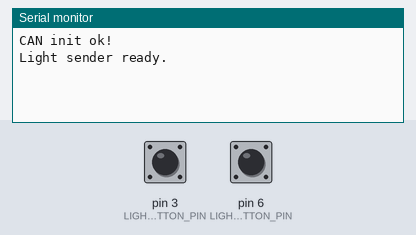
This sketch was run on a simulated Arduino Uno, built with avr-gcc and run on an emulated ATmega328P. On the bench: the last lines printed to the serial monitor. Inputs (shaded band) come from the test bench; at power-on: pin 3 (LIGHT_ON_BUTTON_PIN) HIGH, pin 6 (LIGHT_OFF_BUTTON_PIN) HIGH.

Above: at 1.2 s.
1.3 s: pin 3 (LIGHT_ON_BUTTON_PIN) pulled LOW for 0.15 s
At 2.4 s:
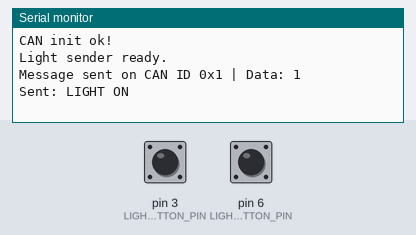
2.9 s: pin 6 (LIGHT_OFF_BUTTON_PIN) pulled LOW for 0.15 s
At 3.6 s:
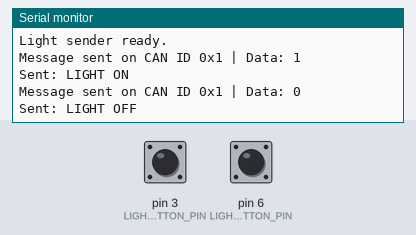

The sketch:

light_button.ino
```cpp
#include <SPI.h>
#include <mcp_can.h>
#include <mcp_can_dfs.h>

MCP_CAN CAN(9);   // CS pin for MCP2515

// ---------------------------
// Pin setup
// ---------------------------
const int LIGHT_ON_BUTTON_PIN  = 3;
const int LIGHT_OFF_BUTTON_PIN = 6;

// ---------------------------
// CAN setup
// ---------------------------
const unsigned int LIGHT_CAN_ID = 0x01;

// Data values for light commands
const byte LIGHT_ON_CMD  = 0x01;
const byte LIGHT_OFF_CMD = 0x00;

// For button state tracking
int lastLightOnButtonState  = HIGH;
int lastLightOffButtonState = HIGH;

void setup()
{
    Serial.begin(115200);

    pinMode(LIGHT_ON_BUTTON_PIN, INPUT_PULLUP);
    pinMode(LIGHT_OFF_BUTTON_PIN, INPUT_PULLUP);

    while (CAN_OK != CAN.begin(CAN_125KBPS))
    {
        Serial.println("CAN init fail, retrying...");
        delay(100);
    }

    Serial.println("CAN init ok!");
    Serial.println("Light sender ready.");
}

void loop()
{
    int lightOnButtonState  = digitalRead(LIGHT_ON_BUTTON_PIN);
    int lightOffButtonState = digitalRead(LIGHT_OFF_BUTTON_PIN);

    if (lightOnButtonState == LOW && lastLightOnButtonState == HIGH)
    {
        sendLightCommand(LIGHT_ON_CMD);
        Serial.println("Sent: LIGHT ON");
        delay(200);
    }

    if (lightOffButtonState == LOW && lastLightOffButtonState == HIGH)
    {
        sendLightCommand(LIGHT_OFF_CMD);
        Serial.println("Sent: LIGHT OFF");
        delay(200);
    }

    lastLightOnButtonState = lightOnButtonState;
    lastLightOffButtonState = lightOffButtonState;
}

void sendLightCommand(byte command)
{
    byte data[1];
    data[0] = command;

    byte sendResult = CAN.sendMsgBuf(LIGHT_CAN_ID, 0, 1, data);

    if (sendResult == CAN_OK)
    {
        Serial.print("Message sent on CAN ID 0x");
        Serial.print(LIGHT_CAN_ID, HEX);
        Serial.print(" | Data: ");
        Serial.println(data[0], HEX);
    }
    else
    {
        Serial.println("Error sending message.");
    }
}
```

Measured:
- after the input at 1.3 s, the serial monitor: prints a new line at once (image 1)
- after the input at 2.9 s, the serial monitor: prints a new line at once (image 2)
